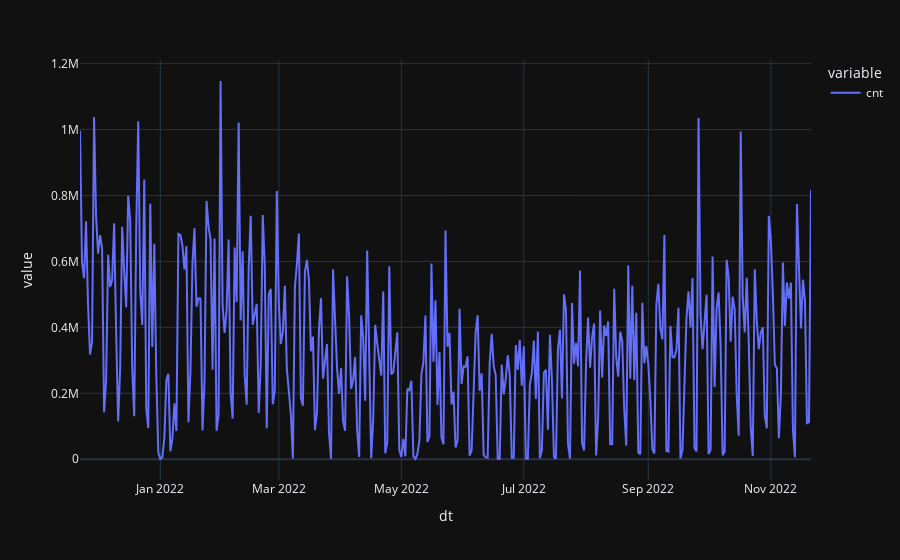

The notebook cell saved with this chart:
### Code cell
def drawIncoming():
    px.line(enter.groupby('dt').sum()).show()
    # px.line(enter[enter['operation_type'] == 'РФ'].groupby('dt').sum().cumsum()).show()
drawIncoming()

### Figure 1 — Plotly figure (JSON) as saved in the notebook; plotly's stock layout.template omitted (floating-point values rounded to 4 significant figures; data arrays with more than 128 entries replaced by an {"elided": "..."} marker saying what was removed)
{"data": [{"hovertemplate": "variable=cnt<br>dt=%{x}<br>value=%{y}<extra></extra>", "legendgroup": "cnt", "line": {"color": "#636efa", "dash": "solid"}, "marker": {"symbol": "circle"}, "mode": "lines", "name": "cnt", "orientation": "v", "showlegend": true, "x": {"elided": "365 str values"}, "xaxis": "x", "y": {"elided": "365 int values"}, "yaxis": "y", "type": "scatter"}], "layout": {"xaxis": {"anchor": "y", "domain": [0.0, 1.0], "title": {"text": "dt"}}, "yaxis": {"anchor": "x", "domain": [0.0, 1.0], "title": {"text": "value"}}, "legend": {"title": {"text": "variable"}, "tracegroupgap": 0}, "margin": {"t": 60}}}
